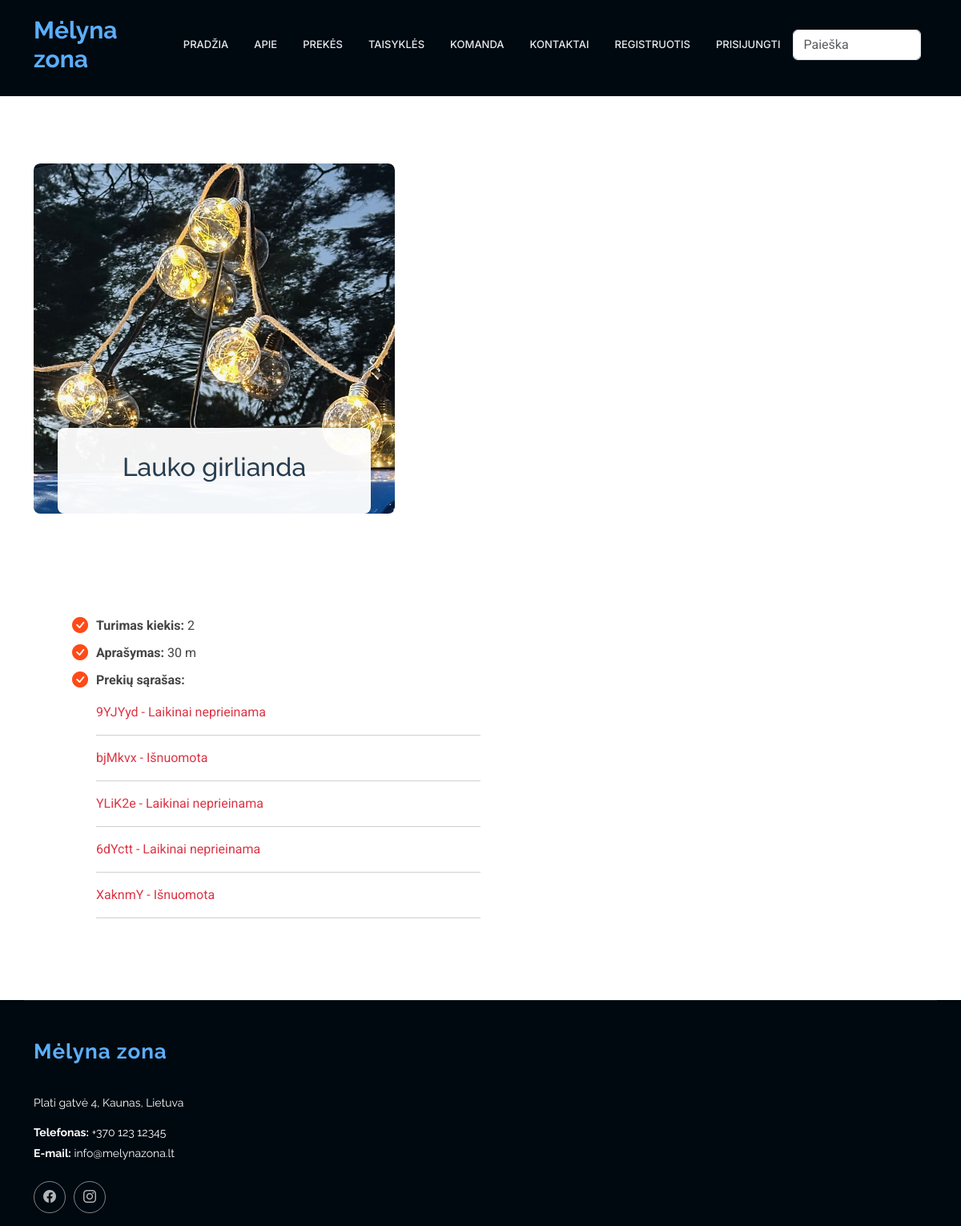
/rent/product/3, run on an earlier commit of the app's database.
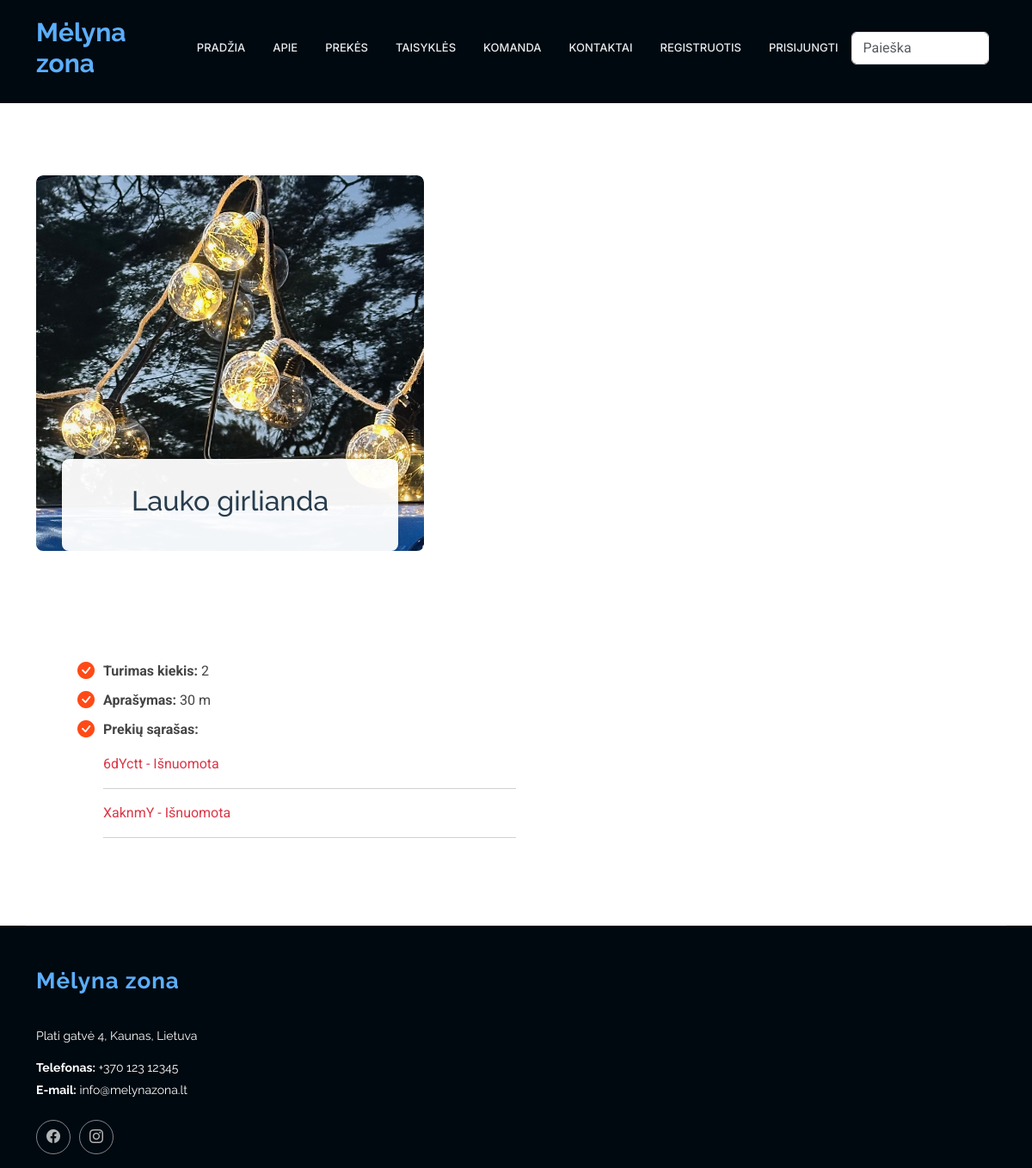
And on a later commit of the database.
### rent/models.py (models this page shows)
class Product(models.Model):
    name = models.CharField(verbose_name="Pavadinimas", max_length=100)
    description = HTMLField(verbose_name="Aprašymas", max_length=1000, help_text='Trumpas produkto aprašymas', null=True, blank=True, default="")
    inv_no = models.CharField(verbose_name="Invenorizacijos numeris", max_length=100, null=True, blank=True, unique=True,
                              help_text="Veskite invenorizacijos numerį")
    quantity = models.IntegerField(verbose_name="Kiekis", null=True, blank=True, help_text="Kiekis")
    group = models. ForeignKey(to="Group", on_delete=models.SET_NULL, null=True, blank=True, verbose_name="Produktų grupės", help_text="Parinkite kokia grupei priklauso produktas")
    cover = models.ImageField(verbose_name="Paveikslėlis", upload_to='covers', null=True, blank=True)
    def __str__(self):
        return self.name
    class Meta:
        verbose_name = "Prouktas"
        verbose_name_plural = "Produktai"
        ordering = ['inv_no']

class Status(models.Model):
    uuid = ShortUUIDField(help_text='Unikalus ID vienodams produktams')
    product = models.ForeignKey(to="Product", null=True, blank=True, on_delete=models.CASCADE, verbose_name="Produktas", related_name="product_status")
    is_available = models.BooleanField(default=True)
    customer = models.ForeignKey(to=User, null=True, blank=True, on_delete=models.SET_NULL, verbose_name="Klientas")
    reservations = models.ForeignKey(to="Reservation", on_delete=models.SET_NULL, null=True, blank=True, related_name="status_reservations")
    LOAN_STATUS = (
        ('n', 'Laikinai neprieinama'),
        ('i', 'Išnuomota'),
        ('g', 'Prekę turime sandėlyje.'),
        ('r', 'Rezervuota'),
    )
    condition = models.CharField(max_length=1, choices=LOAN_STATUS, blank=True, default="a", verbose_name="Būsena")
    class Meta:
        ordering = ['due_date']
        verbose_name = "Produkto būsena"
        verbose_name_plural = "Produktų būsenos"
        ordering = ['-pk']
    def __str__(self):
        return f"{str(self.uuid)[:6]} - {self.get_condition_display()}"

### rent/views.py (the view)
# urls.py: path("product/<int:product_id>", product, name="product"),
def product(request, product_id):
    context = {"product": Product.objects.prefetch_related('product_status').get(id=product_id)
}
    return render(request, 'product.html', context)

### rent/templates/product.html (shortened to what this page needs)
{% extends "base2.html" %}
{% load i18n %}
{% load static %}
{% block "content" %}
<section id="product_img" class="services section">
    <div class="container" data-aos="fade-up" data-aos-delay="100">
        <div class="row gy-5">
            <div class="col-xl-5 col-md-6" data-aos="zoom-in" data-aos-delay="200">
                <div class="service-item">
                    <div class="img">
                        {% if product.cover %}
                        <div class="img">
                            <img src="{{ product.cover.url }}" class="img-fluid" alt=""
                                 style="max-width: 600px; height: auto;">
                        </div>
                        {% endif %}
                        <div class="details2">
                            <h2>{{ product }}</h2>
                        </div>
                    </div>
                </div>
            </div>
        </div>
    </div>
</section>
<section id="product_description" class="about section">
    <div class="container" data-aos="fade-up" data-aos-delay="100">
        <div class="col-lg-6" data-aos="fade-up" data-aos-delay="250">
            <div class="content ps-0 ps-lg-5">
                <ul class="pt-2">
                    <li><i class="bi bi-check-circle-fill"></i><strong>Turimas kiekis: </strong> {{ product.quantity }}
                    </li>
                    <li><i class="bi bi-check-circle-fill"></i><strong>Aprašymas: </strong> {{ product.description | safe }}
                    </li>
                    <li><i class="bi bi-check-circle-fill"></i><strong>Prekių sąrašas: </strong>
                        {% if product.product_status.all %}
                        {% for status in product.product_status.all %}
                        <p class="{% if status.condition == 'i' or status.condition == 'n' %}text-danger
           {% elif status.condition == 'g' %}text-success
           {% endif %}">{{ status }}</p>
                        <hr/>
                        {% endfor %}
                        {% else %}
                        <p class="text-danger">Šiuo metu neturime šios prekės</p>
                        {% endif %}
                    </li>
                </ul>
            </div>
        </div>
    </div>
</section>
{% endblock %}

### rent/templates/base2.html (shortened to what this page needs)
<!DOCTYPE html>
<html lang="en">
<head>
    {% load static %}
    <link href="{% static 'vendor/bootstrap/css/bootstrap.min.css' %}" rel="stylesheet">
    <link href="{% static 'vendor/bootstrap-icons/bootstrap-icons.css' %}" rel="stylesheet">
    <link href="{% static 'vendor/aos/aos.css' %}" rel="stylesheet">
    <link href="{% static 'vendor/glightbox/css/glightbox.min.css' %}" rel="stylesheet">
    <link href="{% static 'vendor/swiper/swiper-bundle.min.css' %}" rel="stylesheet">
    <link href="{% static 'css/main.css' %}" rel="stylesheet">
</head>
<body class="index-page">
<header id="header" class="header d-flex align-items-center fixed-top">
    <div class="container-fluid container-xl position-relative d-flex align-items-center">
        <a href="{% url 'index' %}#hero" class="logo d-flex align-items-center me-auto">
            <h1 class="sitename" style="color: #5baefc">Mėlyna zona</h1>
        </a>
        <nav id="navmenu" class="navmenu">
            <ul>
                <li><a href="{% url 'index' %}#hero">Pradžia</a></li>
                <li><a href="{% url 'index' %}#about">Apie</a></li>
                <li><a href="{% url 'index' %}#services">Prekės</a></li>
                <li><a href="{% url 'index' %}#features">Taisyklės</a></li>
                <li><a href="{% url 'index' %}#team">Komanda</a></li>
                <li><a href="{% url 'index' %}#contact">Kontaktai</a></li>
                {% if user.is_authenticated %}
                <li class="nav-item"><a class="nav-link" href="{% url 'profile' %}">
                    <svg class="bi bi-person" width="1.5em" height="1.5em" viewBox="0 0 16 16" fill="currentColor"
                         xmlns="http://www.w3.org/2000/svg">
                        <path fill-rule="evenodd"
                              d="M13 14s1 0 1-1-1-4-6-4-6 3-6 4 1 1 1 1h10zm-9.995-.944v-.002.002zM3.022 13h9.956a.274.274 0 00.014-.002l.008-.002c-.001-.246-.154-.986-.832-1.664C11.516 10.68 10.289 10 8 10c-2.29 0-3.516.68-4.168 1.332-.678.678-.83 1.418-.832 1.664a1.05 1.05 0 00.022.004zm9.974.056v-.002.002zM8 7a2 2 0 100-4 2 2 0 000 4zm3-2a3 3 0 11-6 0 3 3 0 016 0z"
                              clip-rule="evenodd"/>
                    </svg>
                    {{ user.get_username }}</a></li>
                <li><a href="{% url 'myproducts' %}">Mano užsakymai</a></li>
                {% if user.profile.is_employee %}
                <li><a href="{% url 'statuses' %}">Būklės</a></li>
                {% endif %}
                <li class="nav-link">
                    <form method="post" action="{% url 'logout' %}">
                        {% csrf_token %}
                        <button class="nav-link active" type="submit">Atsijungti</button>
                    </form>
                </li>
                {% else %}
                <li class="nav-item"><a class="nav-link" href="{% url 'register'%}">Registruotis</a></li>
                <li class="nav-item"><a class="nav-link" href="{% url 'login'%}">Prisijungti</a></li>
                {% endif %}
                <form class="d-flex" action="{% url 'search' %}" method="get">
                    <input class="form-control me-2" type="text" name="query" placeholder="Paieška">
                </form>
            </ul>
        </nav>
    </div>
</header>
<main class="main">
    <section id="hero2" class="hero2 section dark-background">
    </section>
    <main class="main">
        {% block "content" %}{% endblock %}
    </main>
    <footer id="footer" class="footer dark-background">
        <div class="container footer-top">
            <div class="row gy-4">
                <div class="col-lg-4 col-md-6 footer-about">
                    <a href="{% url 'index' %}#hero" class="logo d-flex align-items-center">
                        <span class="sitename" style="color: #5baefc">Mėlyna zona</span>
                    </a>
                    <div class="footer-contact pt-3">
                        <p>Plati gatvė 4, Kaunas, Lietuva</p>
                        <p class="mt-3"><strong>Telefonas:</strong> <span>+370 123 12345</span></p>
                        <p><strong>E-mail:</strong> <span>info@melynazona.lt</span></p>
                    </div>
                    <div class="social-links d-flex mt-4">
                        <a href=""><i class="bi bi-facebook"></i></a>
                        <a href=""><i class="bi bi-instagram"></i></a>
                    </div>
                </div>
            </div>
        </div>
    </footer>
</body>
</html>

### rent/static/css/main.css (style rules this page uses)
:root { --default-font: "Roboto", system-ui, -apple-system, "Segoe UI", Roboto, "Helvetica Neue", Arial, "Noto Sans", "Liberation Sans", sans-serif, "Apple Color Emoji", "Segoe UI Emoji", "Segoe UI Symbol", "Noto Color Emoji"; --heading-font: "Raleway", sans-serif; --nav-font: "Inter", sans-serif; }
:root { --background-color: #ffffff; --default-color: #444444; --heading-color: #273d4e; --accent-color: #ff4a17; --surface-color: #ffffff; --contrast-color: #ffffff; }
:root { --nav-color: #e5eaee; --nav-hover-color: #ff4a17; --nav-mobile-background-color: #ffffff; --nav-dropdown-background-color: #ffffff; --nav-dropdown-color: #444444; --nav-dropdown-hover-color: #ff4a17; }
.dark-background { --background-color: #000910; --default-color: #ffffff; --heading-color: #ffffff; --surface-color: #28323a; --contrast-color: #ffffff; }
:root { scroll-behavior: smooth; }
body { color: var(--default-color); background-color: var(--background-color); font-family: var(--default-font); }
a { color: var(--accent-color); text-decoration: none; transition: 0.3s; }
h1, h2, h3, h4, h5, h6 { color: var(--heading-color); font-family: var(--heading-font); }
.header { --background-color: rgba(0, 0, 0, 0); --default-color: #ffffff; --heading-color: #ffffff; color: var(--default-color); background-color: var(--background-color); padding: 20px 0; transition: all 0.5s; z-index: 997; }
.header .logo { line-height: 1; }
.header .logo h1 { font-size: 30px; margin: 0; font-weight: 700; color: var(--heading-color); }
@media (max-width: 1200px) { .header .logo { order: 1; } }
@media (max-width: 1200px) { .header .navmenu { order: 3; } }
@media (min-width: 1200px) { .navmenu { padding: 0; } }
@media (min-width: 1200px) { .navmenu ul { margin: 0; padding: 0; display: flex; list-style: none; align-items: center; } }
@media (min-width: 1200px) { .navmenu li { position: relative; } }
@media (min-width: 1200px) { .navmenu>ul>li { white-space: nowrap; padding: 15px 14px; } }
@media (min-width: 1200px) { .navmenu a, .navmenu a:focus { color: var(--nav-color); font-size: 13px; padding: 0 2px; font-family: var(--nav-font); font-weight: 500; display: flex; align-items: center; justify-content: space-between; white-space: nowrap; transition: 0.3s; position: relative; text-transform: uppercase; } }
@media (min-width: 1200px) { .navmenu>ul>li>a:before { content: ""; position: absolute; height: 2px; bottom: -6px; left: 0; background-color: var(--nav-hover-color); visibility: hidden; width: 0px; transition: all 0.3s ease-in-out 0s; } }
.footer { color: var(--default-color); background-color: var(--background-color); font-size: 14px; position: relative; }
.footer .footer-top { padding-top: 50px; border-top: 1px solid color-mix(in srgb, var(--default-color), transparent 90%); }
.footer .footer-about .logo { line-height: 1; margin-bottom: 25px; }
.footer .footer-about .logo span { font-size: 26px; font-weight: 700; letter-spacing: 1px; font-family: var(--heading-font); color: var(--heading-color); }
.footer .footer-about p { font-size: 14px; font-family: var(--heading-font); }
.footer .social-links a { display: flex; align-items: center; justify-content: center; width: 40px; height: 40px; border-radius: 50%; border: 1px solid color-mix(in srgb, var(--default-color), transparent 50%); font-size: 16px; color: color-mix(in srgb, var(--default-color), transparent 30%); margin-right: 10px; transition: 0.3s; }
.footer .footer-contact p { margin-bottom: 5px; }
section, .section { color: var(--default-color); background-color: var(--background-color); padding: 60px 0; scroll-margin-top: 90px; overflow: clip; }
.about .content ul { list-style: none; padding: 0; }
.about .content ul li { padding: 0 0 10px 30px; position: relative; }
.about .content ul i { position: absolute; font-size: 20px; left: 0; top: -3px; color: var(--accent-color); }
.services .img { border-radius: 8px; overflow: hidden; }
.services .img img { transition: 0.6s; }
.services .details2 { background: color-mix(in srgb, var(--surface-color), transparent 5%); padding: 30px 10px; margin: -120px 30px 0 30px; transition: all ease-in-out 0.3s; position: relative; text-align: center; border-radius: 8px; box-shadow: 0px 0 25px rgba(0, 0, 0, 0.1); }

What changed in the data, as far as the page shows it:
removed Status: uuid+condition "9YJYyd - Laikinai neprieinama"
removed Status: uuid+condition "bjMkvx - Išnuomota"
removed Status: uuid+condition "YLiK2e - Laikinai neprieinama"
changed Status: uuid+condition "6dYctt - Laikinai neprieinama" → "6dYctt - Išnuomota"
